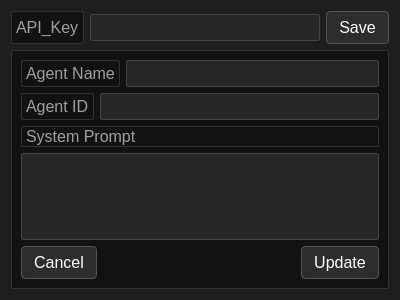
<?xml version="1.0" encoding="UTF-8"?>
<ui version="4.0">
 <class>Comoser</class>
 <widget class="QWidget" name="Comoser">
  <property name="geometry">
   <rect>
    <x>0</x>
    <y>0</y>
    <width>400</width>
    <height>300</height>
   </rect>
  </property>
  <property name="windowTitle">
   <string>Composer</string>
  </property>
  <property name="styleSheet">
   <string notr="true">QWidget {
    background-color: #1e1e1e;
    color: #d0d0d0;
    font-family: &quot;JetBrains Mono&quot;, &quot;Fira Code&quot;, &quot;Consolas&quot;, monospace;
    font-size: 12pt;
    border: none;
}

QGroupBox {
    border: 1px solid #444;
    border-radius: 3px;
    margin-top: 5px;
    padding: 3px;
    font-weight: bold;
    color: #89f7fe;
}

QGroupBox::title {
    subcontrol-origin: margin;
    subcontrol-position: top left;
    padding: 0 2px;
}

QFrame {
    border: 1px solid #333;
    background-color: #121212;
    border-radius: 2px;
}

QLabel {
    color: #a0a0a0;
}

QLineEdit, QTextEdit {
    background-color: #262626;
    color: #f0f0f0;
    border: 1px solid #444;
    border-radius: 2px;
    padding: 2px;
}

QLineEdit:focus, QTextEdit:focus {
    border: 1px solid #89f7fe;
}

QComboBox {
    background-color: #262626;
    color: #f0f0f0;
    border: 1px solid #444;
    padding: 4px;
    border-radius: 4px;
}

QComboBox:hover {
    border: 1px solid #89f7fe;
}

QSpinBox, QDoubleSpinBox {
    background-color: #262626;
    color: #f0f0f0;
    border: 1px solid #444;
    border-radius: 4px;
    padding: 2px;
}

QSpinBox::up-button, QSpinBox::down-button,
QDoubleSpinBox::up-button, QDoubleSpinBox::down-button {
    background-color: #2e2e2e;
    border: none;
}

QPushButton {
    background-color: #2d2d2d;
    border: 1px solid #555;
    padding: 6px 12px;
    border-radius: 4px;
    color: #ffffff;
}

QPushButton:hover {
    background-color: #3e3e3e;
    border: 1px solid #89f7fe;
    color: #89f7fe;
}

QPushButton:pressed {
    background-color: #1b1b1b;
    border: 1px solid #f50;
    color: #f50;
}

QScrollBar:vertical, QScrollBar:horizontal {
    background-color: #1e1e1e;
    border: none;
    width: 8px;
    margin: 0px;
}

QScrollBar::handle {
    background: #333;
    border-radius: 4px;
}

QScrollBar::handle:hover {
    background: #89f7fe;
}

QScrollBar::add-line, QScrollBar::sub-line {
    background: none;
    height: 0px;
    width: 0px;
}
</string>
  </property>
  <layout class="QVBoxLayout" name="verticalLayout">
   <item>
    <layout class="QHBoxLayout" name="horizontalLayout_6">
     <item>
      <widget class="QLabel" name="outputLLM_API_KeyLabel">
       <property name="text">
        <string>API_Key</string>
       </property>
      </widget>
     </item>
     <item>
      <widget class="QLineEdit" name="outputLLM_API_KeyLE"/>
     </item>
     <item>
      <widget class="QPushButton" name="composerAPI_SaveBtn">
       <property name="text">
        <string>Save</string>
       </property>
      </widget>
     </item>
    </layout>
   </item>
   <item>
    <widget class="QFrame" name="frame">
     <property name="frameShape">
      <enum>QFrame::StyledPanel</enum>
     </property>
     <property name="frameShadow">
      <enum>QFrame::Raised</enum>
     </property>
     <layout class="QVBoxLayout" name="verticalLayout_2">
      <item>
       <layout class="QHBoxLayout" name="horizontalLayout">
        <item>
         <widget class="QLabel" name="nameLabel">
          <property name="text">
           <string>Agent Name</string>
          </property>
         </widget>
        </item>
        <item>
         <widget class="QLineEdit" name="agentNameLE"/>
        </item>
       </layout>
      </item>
      <item>
       <layout class="QHBoxLayout" name="horizontalLayout_4">
        <item>
         <widget class="QLabel" name="agentID_Label">
          <property name="text">
           <string>Agent ID</string>
          </property>
         </widget>
        </item>
        <item>
         <widget class="QLineEdit" name="agentID_LE"/>
        </item>
       </layout>
      </item>
      <item>
       <widget class="QLabel" name="promptLabel">
        <property name="text">
         <string>System Prompt</string>
        </property>
       </widget>
      </item>
      <item>
       <widget class="QTextEdit" name="systemPromptTE"/>
      </item>
      <item>
       <layout class="QHBoxLayout" name="horizontalLayout_2">
        <item>
         <widget class="QPushButton" name="cancelBtn">
          <property name="text">
           <string>Cancel</string>
          </property>
         </widget>
        </item>
        <item>
         <spacer name="horizontalSpacer">
          <property name="orientation">
           <enum>Qt::Horizontal</enum>
          </property>
          <property name="sizeHint" stdset="0">
           <size>
            <width>40</width>
            <height>20</height>
           </size>
          </property>
         </spacer>
        </item>
        <item>
         <widget class="QPushButton" name="updateBtn">
          <property name="text">
           <string>Update</string>
          </property>
         </widget>
        </item>
       </layout>
      </item>
     </layout>
    </widget>
   </item>
  </layout>
 </widget>
 <resources/>
 <connections/>
</ui>
